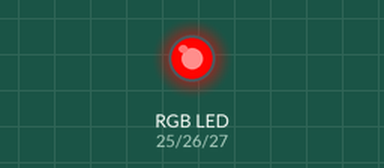
This sketch was run on a simulated ESP32. On the bench: an RGB LED mixed from three pins (HIGH = lit).

Above: at 0.05 s.
At 1.85 s:
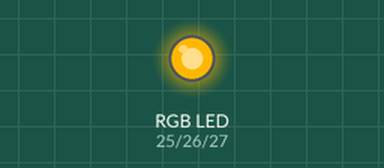
At 3.75 s:
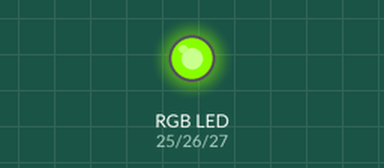
At 7.45 s:
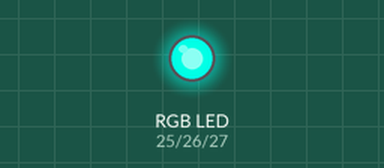
At 11.15 s:
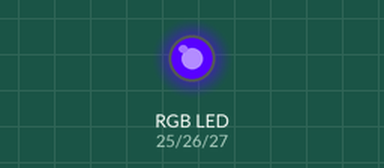
At 14.85 s:
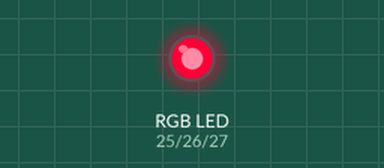
Timing chart, 0 to 20.0 s (numbered marks = the images above):
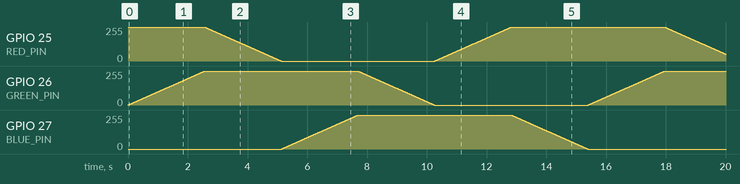

The sketch:

Breathe_LED.ino
```cpp
// ESP32-WROVER RGB彩虹燈
// 共陰極RGB LED

#define RED_PIN     25
#define GREEN_PIN   26
#define BLUE_PIN    27

#define RED_CH      0
#define GREEN_CH    1
#define BLUE_CH     2

void setup()
{
    ledcSetup(RED_CH, 5000, 8);
    ledcSetup(GREEN_CH, 5000, 8);
    ledcSetup(BLUE_CH, 5000, 8);

    ledcAttachPin(RED_PIN, RED_CH);
    ledcAttachPin(GREEN_PIN, GREEN_CH);
    ledcAttachPin(BLUE_PIN, BLUE_CH);
}

void setRGB(uint8_t r, uint8_t g, uint8_t b)
{
    ledcWrite(RED_CH, r);
    ledcWrite(GREEN_CH, g);
    ledcWrite(BLUE_CH, b);
}

void loop()
{
    int r, g, b;

    // 紅 → 黃
    for(int i=0;i<=255;i++)
    {
        r = 255;
        g = i;
        b = 0;

        setRGB(r,g,b);
        delay(10);
    }

    // 黃 → 綠
    for(int i=255;i>=0;i--)
    {
        r = i;
        g = 255;
        b = 0;

        setRGB(r,g,b);
        delay(10);
    }

    // 綠 → 青
    for(int i=0;i<=255;i++)
    {
        r = 0;
        g = 255;
        b = i;

        setRGB(r,g,b);
        delay(10);
    }

    // 青 → 藍
    for(int i=255;i>=0;i--)
    {
        r = 0;
        g = i;
        b = 255;

        setRGB(r,g,b);
        delay(10);
    }

    // 藍 → 紫
    for(int i=0;i<=255;i++)
    {
        r = i;
        g = 0;
        b = 255;

        setRGB(r,g,b);
        delay(10);
    }

    // 紫 → 紅
    for(int i=255;i>=0;i--)
    {
        r = 255;
        g = 0;
        b = i;

        setRGB(r,g,b);
        delay(10);
    }
}
```
